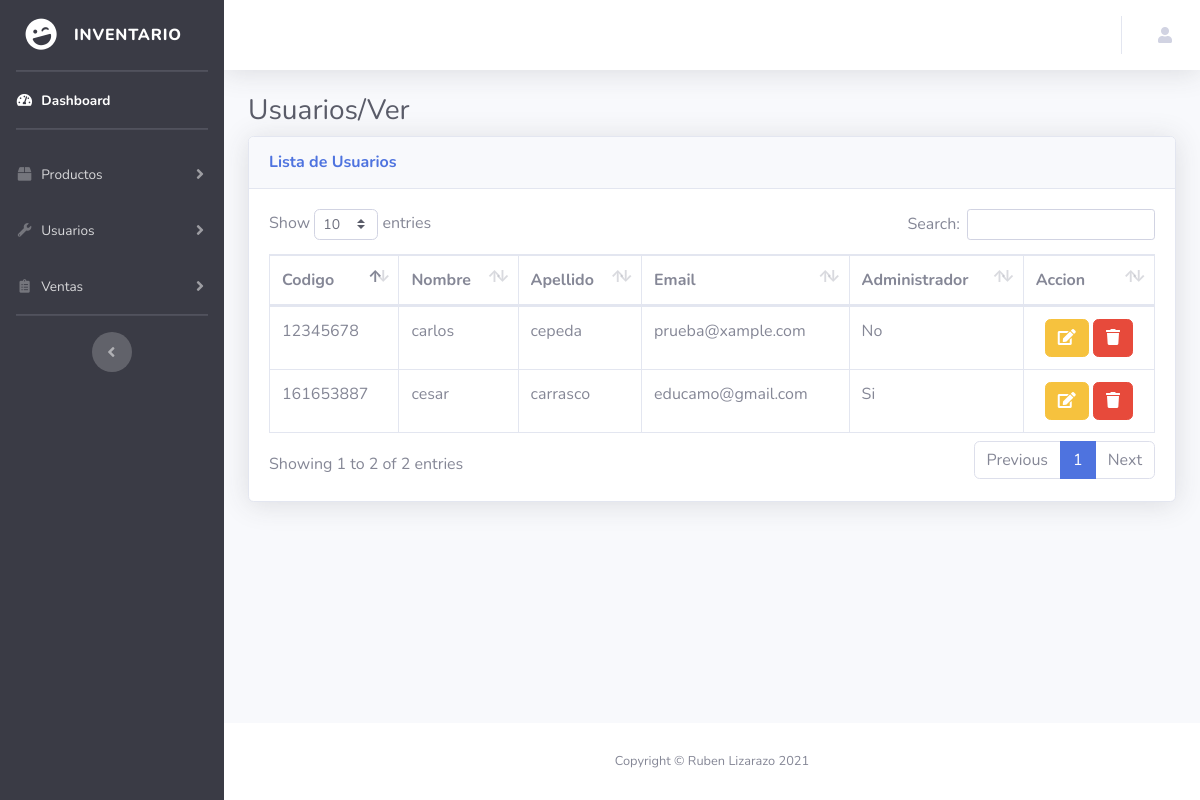
The app's page /index.php/administracion/listUsuario with its own data.
### tables this page shows
CREATE TABLE `usuarios`  (
  `idUser` varchar(255) NOT NULL,
  `nombreUser` varchar(255) NULL DEFAULT NULL,
  `apellidoUser` varchar(255) NULL DEFAULT NULL,
  `email` varchar(255) NULL DEFAULT NULL,
  `clave` varchar(255) NULL DEFAULT NULL,
  `administrador` varchar(1) NULL DEFAULT NULL,
  PRIMARY KEY (`idUser`) USING BTREE
);

### application/controllers/Administracion.php (called while the page is built, shortened)
<?Php
class Administracion extends CI_Controller
{
    public function __construct()
    {
        $this->load->model(array('Administracion_model'));
    }
    private function plantilla()
    {
        $datos['usuario'] = $this->session->nombreUsuario . ' ' . $this->session->apellidoUsuario;
        $this->load->view('administracion/head');
        $this->load->view('administracion/sidebar');
        $this->load->view('administracion/topbar', $datos);
    }
    private function footer()
    {
        $this->load->view('administracion/footer');
        $this->load->view('administracion/end');
    }
    public function listUsuario()
    {
        $usuarios['users'] = $this->Administracion_model->verUsuarios();
        $this->load->view('listUsuario', $usuarios);
    }
}

### index.php (called while the page is built, shortened)
<?php
require_once BASEPATH.'core/CodeIgniter.php';

### application/models/Administracion_model.php (called while the page is built, shortened)
<?Php
    class Administracion_model extends CI_Model {
        public function verUsuarios()
        {
            $this->db->select('idUser, nombreUser, apellidoUser, email, administrador');
            $this->db->from('usuarios');
            $query = $this->db->get();
            return $query->result();
        }
    }
?>

### application/views/listUsuario.php (the view, shortened to what this page needs)
 <div class="container-fluid">
<h1 class="h3 mb-2 text-gray-800">Usuarios/Ver</h1>
<div class="card shadow mb-4">
  <div class="card-header py-3">
    <h6 class="m-0 font-weight-bold text-primary">Lista de Usuarios</h6>
  </div>
  <div class="card-body">
    <div class="table-responsive">
      <table class="table table-bordered" id="dataTable" width="100%" cellspacing="0">
        <thead>
          <tr>
            <th>Codigo</th>
            <th>Nombre</th>
            <th>Apellido</th>
            <th>Email</th>
            <th>Administrador</th>
            <th>Accion</th>
          </tr>
        </thead>
        <tbody>
            <?Php
                foreach ($users as $usuario) {
                    if ($usuario->administrador == 1) {
                        $administrador = 'Si';
                    }else {
                        $administrador = 'No';
                    }
            ?>
          <tr>
            <td><?=$usuario->idUser?></td>
            <td><?=$usuario->nombreUser?></td>
            <td><?=$usuario->apellidoUser?></td>
            <td><?=$usuario->email?></td>
            <td><?=$administrador?></td>
            <td class="text-center">
                <a href="<?= base_url() ?>Administracion/actualizarUsuario/<?=$usuario->idUser?>" class="btn btn-warning text-ligth"> <i class="fa fa-edit"></i></a>
                <a href="<?= base_url() ?>Administracion/borrarUsuario/<?=$usuario->idUser?>" class="btn btn-danger text-ligth"> <i class="fa fa-trash"></i></a>
            </td>
          </tr>
          <?Php
              }
          ?>
        </tbody>
      </table>
    </div>
  </div>
</div>
</div>
</div>

### records on screen
usuarios: idUser "12345678", nombreUser "carlos", apellidoUser "cepeda", email "prueba@xample.com", administrador "No"
usuarios: idUser "161653887", nombreUser "cesar", apellidoUser "carrasco", email "educamo@gmail.com", administrador "Si"
